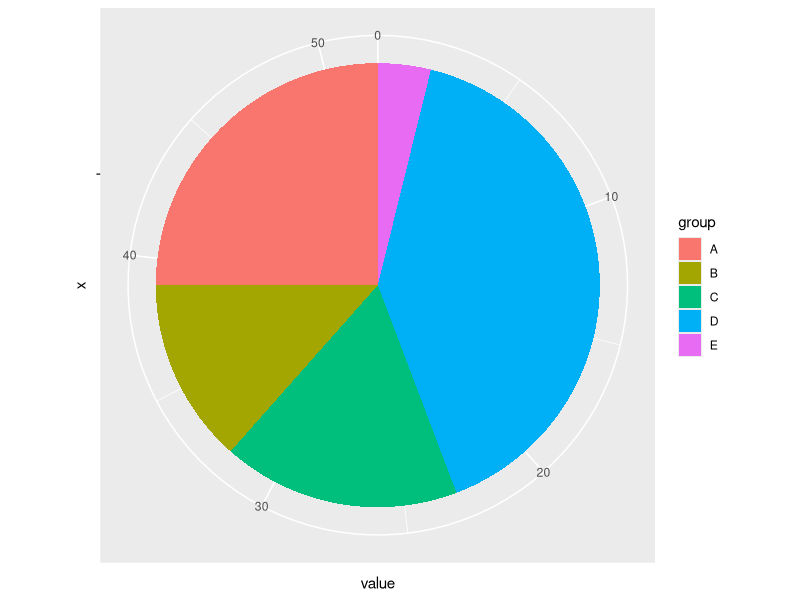

The R script that drew this image:
library(ggplot2)

# Create Data
data <- data.frame(
  group = LETTERS[1:5],
  value = c(13, 7, 9, 21, 2)
)

# Basic piechart
ggplot(data, aes(x = "", y = value, fill = group)) +
  geom_bar(stat = "identity", width = 1) +
  coord_polar("y", start = 0)